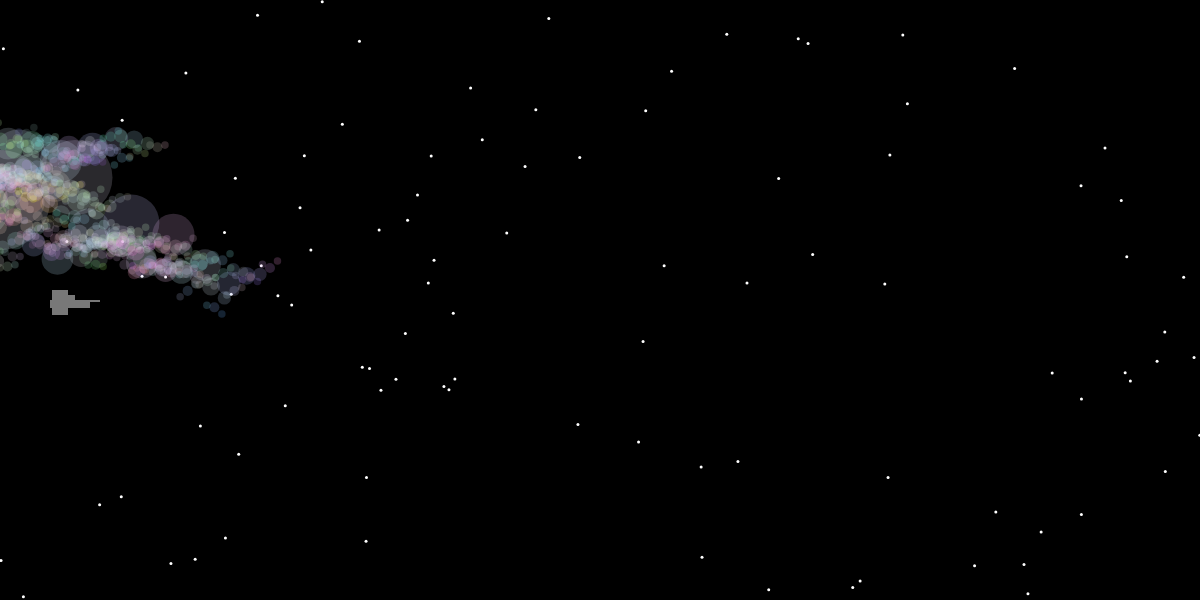
Frame 1 (no input)
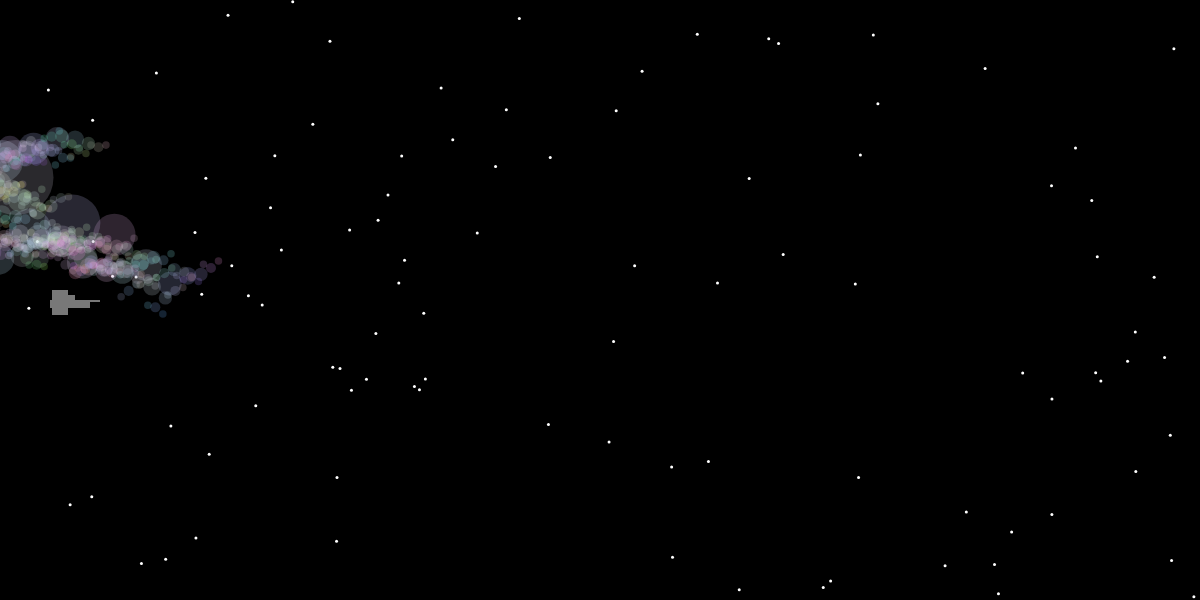
Frame 60 (no input)
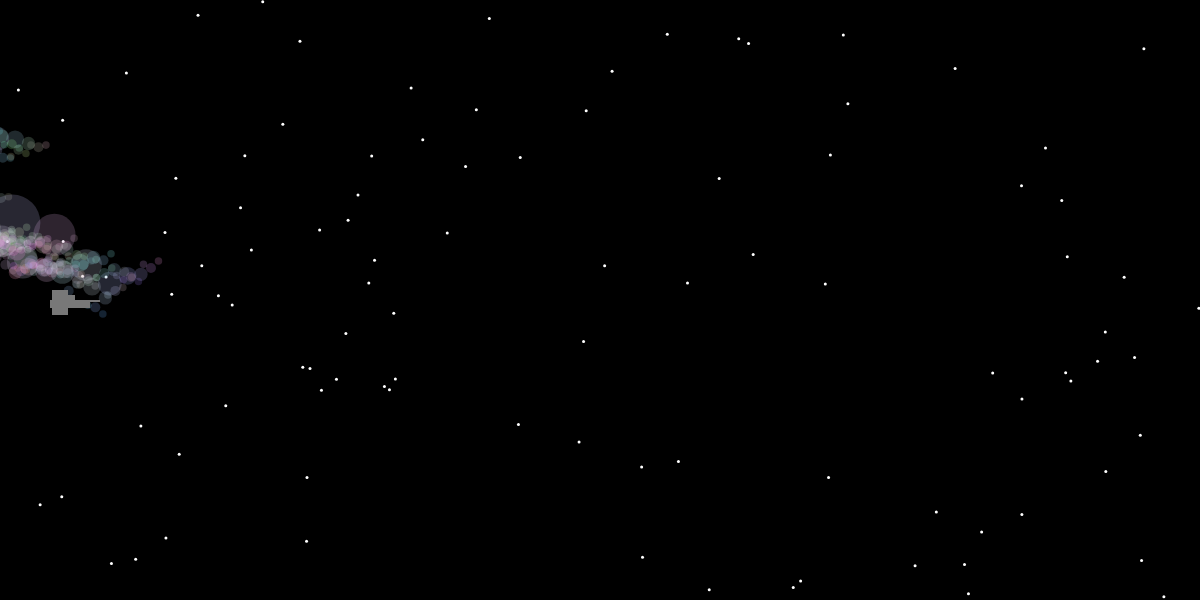
Frame 120 (the mouse pressed at the canvas centre since frame 60)

The p5.js sketch that drew these frames (run headless with seeded random() and noise() and a simulated clock; from frame 60 on, the mouse is pressed at the canvas centre):

// p5.js sketch
// ── sketch.js
var r_scale;
var cloud_x;
var cloud_seed;
var col;
var lightning_seed;
var lightning_x;
var lightning_count;
var spaceShip_y;
var starField;

function setup()
{
  createCanvas(1200, 600);

  r_scale = 0.75;
  cloud_x = 0;
  cloud_seed = 0;
  col = [255,255,255];
  lightning_seed = 0
  lightning_x = width/2;
  lightning_count = 0;
  spaceShip_y = height/2;


  starField = [];

  //our random stars
  for(var i = 0; i < 100; i++)
  {
    starField.push(createVector(random(0,width), random(0,height)));
  }

}

function draw()
{
  background(0);

  stroke(255);
  strokeWeight(3);
  for(var i = 0; i < starField.length; i++)
  {
    var x = width - (starField[i].x + frameCount * 0.5)%width;
    point(x, starField[i].y);
  }



  noStroke();
  randomSeed(cloud_seed);
  recursiveCloud(cloud_x, 200, 100, col);

  cloud_x -= 1;

  if(cloud_x < -400)
  {
    cloud_x = width + 400;
    cloud_seed = millis();
    //r_scale = random(0.4,0.6);

      for(let i = 0; i < 3; i++)
      {
       col[i] = random(0,255);
      }

  }

  drawSpaceShip();


  randomSeed();
  stroke(255);
  noFill();


  if(lightning_count > 0)
  {
    if(random() < 0.5 )
    {
      randomSeed(lightning_seed);
      lightning(lightning_x,0,5,0,0,130);

    }
    lightning_count -= 1;
  }
  else if(random() < 0.01)
  {
    lightning_x = random(0,width);
    lightning_count = 30;
    lightning_seed = millis();
  }




}



function recursiveCloud(x, y, radius, c)
{

  let nc = [c[0], c[1], c[2]];
  for(let i = 0; i < 3; i++)
  {
   nc[i] += random(-40,40);
   nc[i] = constrain(nc[i], 0,255);
  }

  fill(nc[0],nc[1],nc[2],50);
  ellipse(x, y, radius);


  if (radius > 10)
  {

    let r = radius * r_scale;

    recursiveCloud(x - r, y + random(-r,r), r,nc);
    recursiveCloud(x + r, y + random(-r,r), r,nc);

  }

}

function lightning(x,y,stepSize,angle,stepCount,maxSteps)
{

  var v = createVector(0,stepSize);
  v.rotate(angle + random(-PI/3,PI/3));
  var nx = x + v.x;
  var ny = y + v.y;
  strokeWeight(stepSize/2);
  line(x,y,nx,ny);

  if(ny < height && stepCount < maxSteps)
  {
    lightning(nx,ny,stepSize,angle,stepCount + 1,maxSteps);

    if(random() < 0.05 && stepSize > 1)
    {
      lightning(
        nx,ny,
        stepSize * 0.5,
        angle + random(-PI/4, PI/4),
        0,
        maxSteps * 0.5);
    }
  }

}


function drawSpaceShip()
{
  push();
  translate(50,spaceShip_y);
  noStroke();
  fill(120);
  rect(0,0,50,2);
  rect(0,0,40,8);
  rect(2,-10,16,25);
  rect(15,-5,10,10);
  pop();
}
